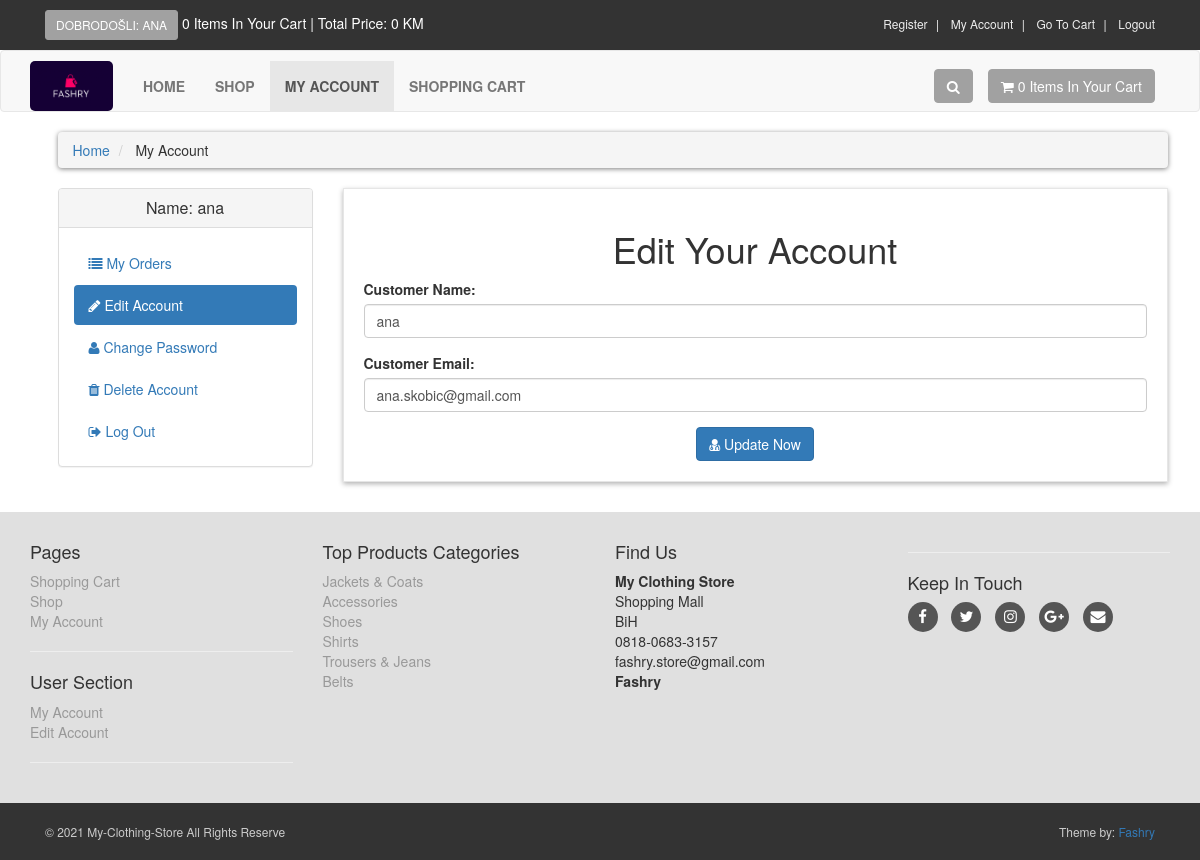
The page /customer/my_account.php?edit_account (signed in) on the database its author committed.
### tables this page shows
CREATE TABLE `customers` (
  `customer_id` int(10) NOT NULL,
  `customer_name` varchar(255) NOT NULL,
  `customer_email` varchar(255) NOT NULL,
  `customer_pass` varchar(255) NOT NULL,
  `customer_image` text NOT NULL,
  `customer_ip` varchar(100) NOT NULL
);

CREATE TABLE `product_categories` (
  `p_cat_id` int(10) NOT NULL,
  `p_cat_title` text NOT NULL,
  `p_cat_desc` text NOT NULL
);

### customer/edit_account.php (the view, shortened to what this page needs)
<?php
$customer_session=$_SESSION['customer_name'];
$get_customer="select * from customers where customer_name='$customer_session'";
$run_customer=mysqli_query($con,$get_customer);
$row_customer=mysqli_fetch_array($run_customer);
$customer_name=$row_customer['customer_name'];
$customer_email=$row_customer['customer_email'];
?>
<h1 align="center"> Edit Your Account </h1>
<form action="" method="post" enctype="multipart/form-data">
 <div class="form-group">
 <label> Customer Name: </label>
 <input type="text" name="c_name" class="form-control" value="<?php echo $customer_name; ?>" required>
 </div>
 <div class="form-group">
 <label> Customer Email: </label>
 <input type="text" name="c_email" class="form-control" value="<?php echo $customer_email; ?>" required>
 </div>
 <div class="text-center">
 <button name="update" class="btn btn-primary">
 <i class="fa fa-user-md"></i> Update Now
 </button>
 </div>
</form>

### customer/includes/sidebar.php
<div class="panel panel-default sideba-menu">
  <div class="panel-heading">
  <?php
  $customer_session = $_SESSION['customer_name'];
  $get_customer="select * from customers where customer_name='$customer_session'";
  $run_customer=mysqli_query($con,$get_customer);
  $row_customer=mysqli_fetch_array($run_customer);
  $customer_name=$row_customer['customer_name'];
  if(!isset($_SESSION['customer_name'])){
  }else{
    echo "
     <h3 class='panel-title' align='center'>
      Name: $customer_name
    </h3>
    ";
  }
  ?>
  </div>
   <div class="panel-body">
    <ul class="nav-pills nav-stacked nav">
      <li class="<?php if(isset($_GET['my_orders'])){echo"active";} ?>">
       <a href="my_account.php?my_orders">
        <i class="fa fa-list"></i> My Orders
       </a>
      </li>
      <li class="<?php if(isset($_GET['edit_account'])){echo"active";} ?>">
       <a href="my_account.php?edit_account">
        <i class="fa fa-pencil"></i> Edit Account
       </a>
      </li>
      <li class="<?php if(isset($_GET['change_pass'])){echo"active";} ?>">
       <a href="my_account.php?change_pass">
        <i class="fa fa-user"></i> Change Password
       </a>
      </li>
      <li class="<?php if(isset($_GET['delete_account'])){echo"active";} ?>">
       <a href="my_account.php?delete_account">
        <i class="fa fa-trash"></i> Delete Account
       </a>
      </li>
      <li>
       <a href="logout.php">
        <i class="fa fa-sign-out"></i> Log Out
       </a>
      </li>
    </ul>
   </div>
</div>

### customer/includes/footer.php (shortened to what this page needs)
<div id="footer">
    <div class="container">
        <div class="row">
            <div class="col-sm-6 col-md-3">
            <h4>Pages</h4>
            <ul>
                <li><a href="../cart.php">Shopping Cart</a></li>
                <li><a href="../shop.php">Shop</a></li>
                <li><a href="my_account.php">My Account</a></li>
            </ul>
            <hr>
            <h4>User Section</h4>
            <ul>
            <?php
                           if(!isset($_SESSION['customer_name'])){
                               echo "<a href='../checkout.php'>Login</a>";
                           }else{
                               echo "<a href='my_account.php?my_orders'>My Account</a>";
                           }
                           ?>
                <li>
                <?php
                           if(!isset($_SESSION['customer_name'])){
                               echo "<a href='../checkout.php'>Login</a>";
                           }else{
                               echo "<a href='my_account.php?edit_account'>Edit Account</a>";
                           }
                           ?>
                </li>
            </ul>
            <hr class="hidden-md-hidden-lg hidden-sm">
            </div>
            <div class="com-sm-6 col-md-3">
             <h4>Top Products Categories</h4>
             <ul>
                 <?php
                 $get_p_cats="select * from product_categories";
                 $run_p_cats=mysqli_query($con, $get_p_cats);
                 while($row_p_cats=mysqli_fetch_array($run_p_cats)){
                     $p_cat_id=$row_p_cats['p_cat_id'];
                     $p_cat_title=$row_p_cats['p_cat_title'];
                     echo "
                     <li>
                       <a href='../shop.php?p_cat=$p_cat_id'>
                        $p_cat_title
                        </a>
                    </li>
                     ";
                 }
                 ?>
             </ul>
            </div>
            <div class="col-sm-6 col-md-3">
            <h4>Find Us</h4>
            <p>
            <strong>My Clothing Store</strong>
            <br/>Shopping Mall
            <br/>BiH
            <br/>0818-0683-3157
            <br/>fashry.store@gmail.com
            <br/><strong>Fashry</strong>
            </p>
            </div>
        <div class="col-sm-6 col-md-3">
        <hr>
        <h4>Keep In Touch</h4>
        <p class="social">
            <a href="../#" class="fa fa-facebook"></a>
            <a href="../#" class="fa fa-twitter"></a>
            <a href="../#" class="fa fa-instagram"></a>
            <a href="../#" class="fa fa-google-plus"></a>
            <a href="../#" class="fa fa-envelope"></a>
        </p>
        </div>
        </div>
    </div>
</div>
<div id="copyright">
    <div class="container">
       <div class="col-md-6">
       <p class="pull-left">&copy; 2021 My-Clothing-Store All Rights Reserve</p>
       </div>
       <div class="col-md-6">
       <p class="pull-right">Theme by: <a href="#">Fashry</a> </p>
       </div>
    </div>
</div>

### customer/css/nstyle.css (style rules this page uses)
body { font-size: 14px; line-height: 1.42857143; color: #333333; background: #f0f0f0; overflow-x: hidden; }
.btn-primary { color: rgb(255, 255, 255); background-color:#337ab7 ; border-color: #2e6da4; }
#footer { background: #e0e0e0; padding: 20px 0; }
#footer a { text-decoration: none; color:#999999; padding:0; }
#footer ul { list-style: none; padding-left:0px; }
#footer .social { text-align: left; }
#footer .social a { margin:0px 10px 0px 0px; display: inline-block; color:#ffffff; width:30px; height:30px; border-radius: 15px; line-height: 30px; font-size: 15px; text-align: center; vertical-align: bottom; background: #555555; text-decoration: none; }
#copyright { background: #333333; color:#cccccc; padding:20px 0px; font-size: 12px; }
#copyright p { margin: 0px; }

### rows shown on the page
customers: customer_name "ana", c_name "ana", c_email "ana.skobic@gmail.com"
product_categories: p_cat_title "Jackets & Coats"
product_categories: p_cat_title "Accessories"
product_categories: p_cat_title "Shoes"
product_categories: p_cat_title "Shirts"
product_categories: p_cat_title "Trousers & Jeans"
product_categories: p_cat_title "Belts"

### other values the page prints
$_SESSION['customer_name'] "ANA"
$count_items "0 0"
$total "0"
